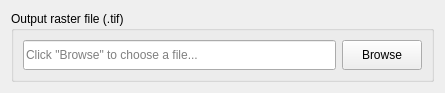
<?xml version="1.0" encoding="UTF-8"?>
<ui version="4.0">
 <class>WidgetImportSelectRasterOutput</class>
 <widget class="QWidget" name="WidgetImportSelectRasterOutput">
  <property name="geometry">
   <rect>
    <x>0</x>
    <y>0</y>
    <width>445</width>
    <height>81</height>
   </rect>
  </property>
  <property name="windowTitle">
   <string>Form</string>
  </property>
  <layout class="QVBoxLayout" name="verticalLayout">
   <item>
    <widget class="QGroupBox" name="groupBox_4">
     <property name="title">
      <string>Output raster file (.tif)</string>
     </property>
     <layout class="QGridLayout" name="gridLayout">
      <item row="0" column="0">
       <widget class="QLineEdit" name="lineEdit_output_file">
        <property name="enabled">
         <bool>true</bool>
        </property>
        <property name="minimumSize">
         <size>
          <width>0</width>
          <height>30</height>
         </size>
        </property>
        <property name="readOnly">
         <bool>true</bool>
        </property>
        <property name="placeholderText">
         <string>Click &quot;Browse&quot; to choose a file...</string>
        </property>
       </widget>
      </item>
      <item row="0" column="1">
       <widget class="QPushButton" name="btn_output_file_browse">
        <property name="enabled">
         <bool>true</bool>
        </property>
        <property name="minimumSize">
         <size>
          <width>0</width>
          <height>30</height>
         </size>
        </property>
        <property name="maximumSize">
         <size>
          <width>120</width>
          <height>16777215</height>
         </size>
        </property>
        <property name="text">
         <string>Browse</string>
        </property>
       </widget>
      </item>
     </layout>
    </widget>
   </item>
  </layout>
 </widget>
 <resources/>
 <connections/>
</ui>
